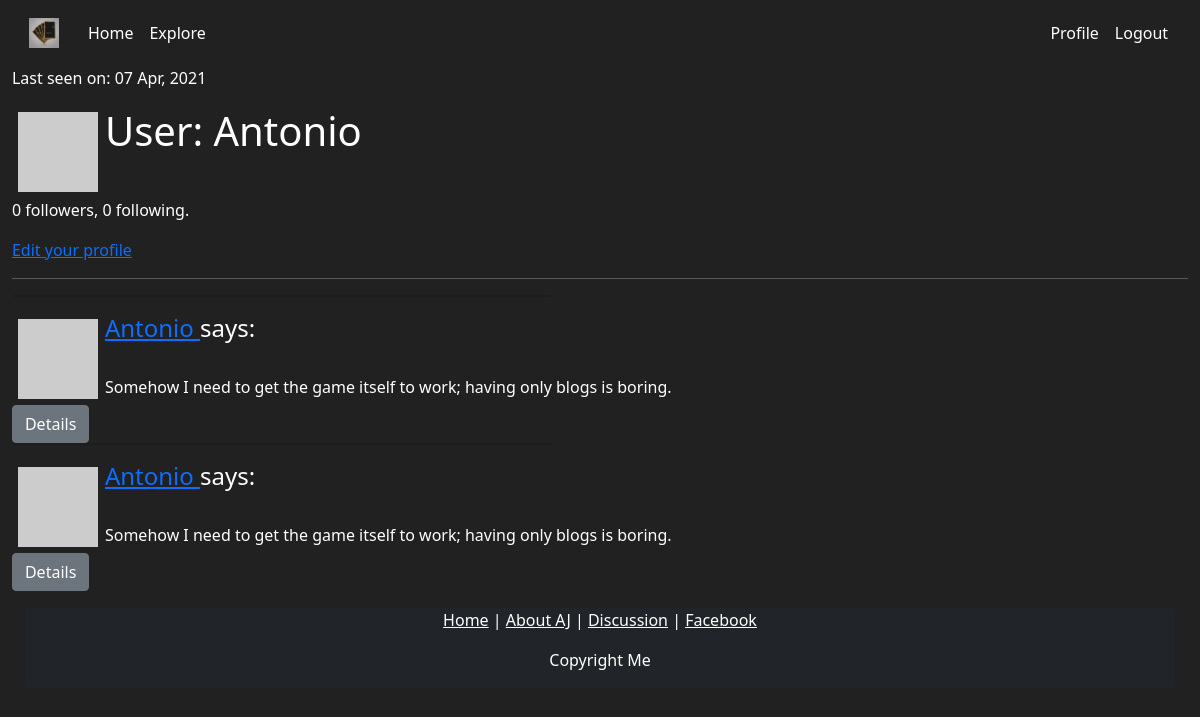
Page /user/Antonio (signed in) on the earlier database version.
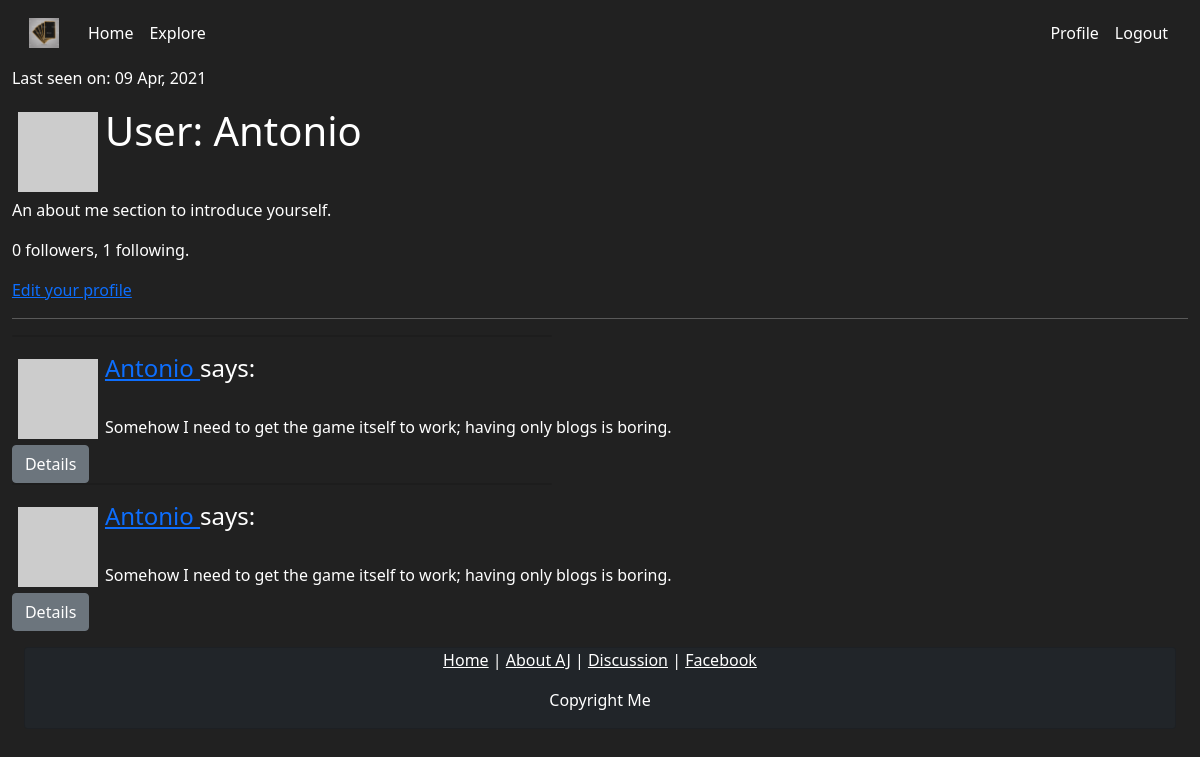
Same page on the later database version.
### app/models.py (models this page shows, shortened)
class User(UserMixin, db.Model):
    id = db.Column(db.Integer, primary_key=True)
    username = db.Column(db.String(64), index=True, unique=True)
    email = db.Column(db.String(120), index=True, unique=True)
    password_hash = db.Column(db.String(128))
    posts = db.relationship('Post', backref='author', lazy='dynamic')
    about_me = db.Column(db.String(140))
    last_seen = db.Column(db.DateTime, default=datetime.utcnow)
    def avatar(self, size):
        digest = md5(self.email.lower().encode('utf-8')).hexdigest()
        return 'https://www.gravatar.com/avatar/{}?d=identicon&s={}'.format(
            digest, size)
    followed = db.relationship(
        'User', secondary=followers,
        primaryjoin=(followers.c.follower_id == id),
        secondaryjoin=(followers.c.followed_id == id),
        backref=db.backref('followers', lazy='dynamic'), lazy='dynamic')

### app/routes.py (the view)
@app.route('/user/<username>')
@login_required
def user(username):
    user = User.query.filter_by(username=username).first_or_404()
    page = request.args.get('page', 1, type=int)
    posts = user.posts.order_by(Post.timestamp.desc()).paginate(
        page, app.config['POSTS_PER_PAGE'], False)
    next_url = url_for('user', username=user.username, page=posts.next_num) \
        if posts.has_next else None
    prev_url = url_for('user', username=user.username, page=posts.prev_num) \
        if posts.has_prev else None
    form = EmptyForm()
    return render_template('user.html', user=user, posts=posts.items,
                           next_url=next_url, prev_url=prev_url, form=form)

### app/models.py (called while the page is built)
@login.user_loader
def load_user(id):
    return User.query.get(int(id))

### app/routes.py (called while the page is built)
@app.before_request
def before_request():
    if current_user.is_authenticated:
        current_user.last_seen = datetime.utcnow()
        db.session.commit()

### app/templates/user.html (shortened to what this page needs)
{% extends "base.html" %}
{% block content %}
<table>
    <tr valign="top">
        <td><img src="{{ user.avatar(110) }}"></td>
        <td><h1>User: {{ user.username }}</h1></td>
        {% if user.last_seen %}<p>Last seen on: {{ user.last_seen.strftime("%d %b, %Y") }}</p>{% endif %}
    </tr>
</table>
{% if user.about_me %}<p>{{ user.about_me }}</p>{% endif %}
<p>{{ user.followers.count() }} followers, {{ user.followed.count() }} following.</p>
{% if user == current_user %}
    <p><a href="{{ url_for('edit_profile') }}">Edit your profile</a></p>
{% endif %}
    <hr>
    {% for post in posts %}
        {% include '_post.html' %}
    {% endfor %}
{% endblock %}

Differences in the rows shown:
changed User "Antonio": last_seen "07 Apr, 2021" → "09 Apr, 2021"; about_me (not shown) → "An about me section to introduce yourself."
Other differences:
{{ user.followed.count() }}: "0" → "1"
